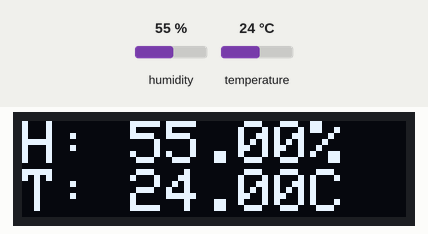
Simulated run of this sketch. Board: ESP32. On the bench: 128×32 one-colour display. The inputs (shaded band) are chosen by the test bench; at power-on: temperature 24 °C, humidity 55 %. WiFi joins after 1.5 s; servers stay silent unless stated; no MQTT or app messages arrive unless stated; what the sketch prints to the serial monitor is not drawn.

Above: at 2.4 s.
2.5 s: temperature set to 28 °C
At 5.2 s:
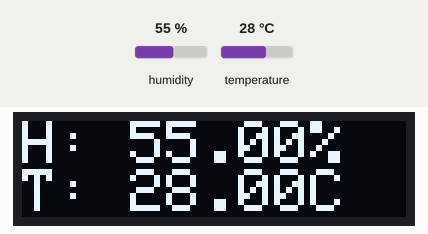
5.6 s: humidity set to 22 %
At 6.7 s:
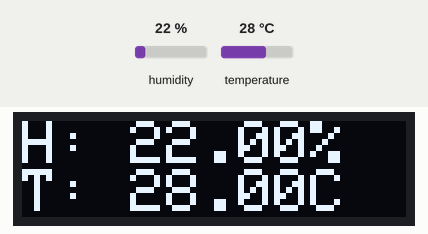
9.1 s: humidity set to 40 %
At 10.9 s:
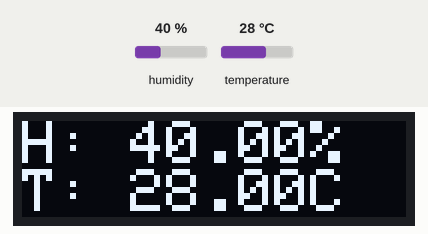
11.7 s: temperature set to 12 °C
At 12.7 s:
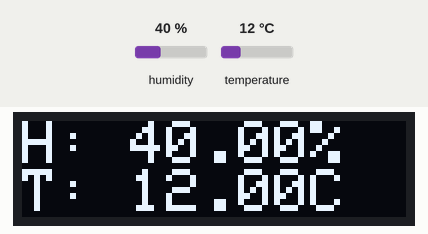
Timing chart, 0 to 14.7 s (numbered marks = the images above; inputs shaded):
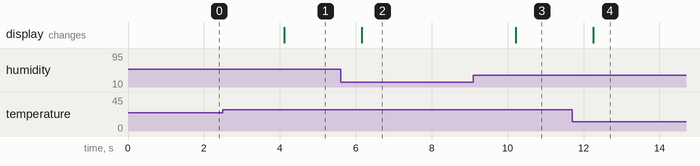

Measured:
- after the input at 2.5 s, the display: changes after 1.6 s (image 1)
- after the input at 5.6 s, the display: changes after 0.55 s (image 2)
- after the input at 9.1 s, the display: changes after 1.1 s (image 3)
- after the input at 11.7 s, the display: changes after 0.56 s (image 4)

The sketch:

LCD_Temperature_MQTT_Fan.ino
```cpp
#include "DHT.h"
#include <SPI.h>
#include <Wire.h>
#include <Adafruit_GFX.h>
#include <Adafruit_SSD1306.h>

#include <WiFi.h>
extern "C" {
  #include "freertos/FreeRTOS.h"
  #include "freertos/timers.h"
}
#include <AsyncMqttClient.h>

#define DHTPIN 26
#define DHTTYPE DHT22   // DHT 22 如果用的是DHT22，就用這行
DHT dht(DHTPIN, DHTTYPE);


#define SCREEN_WIDTH 128 // OLED display width, in pixels
#define SCREEN_HEIGHT 32 // OLED display height, in pixels
#define OLED_RESET     -1 // Reset pin # (or -1 if sharing Arduino reset pin)
#define SCREEN_ADDRESS 0x3C ///< See datasheet for Address; 0x3D for 128x64, 0x3C for 128x32
Adafruit_SSD1306 display(SCREEN_WIDTH, SCREEN_HEIGHT, &Wire, OLED_RESET);

#define NUMFLAKES     10 // Number of snowflakes in the animation example

#define LOGO_HEIGHT   16
#define LOGO_WIDTH    16

//------------------------------
//replace with your network credentials
#define WIFI_SSID "ILKiyohime"
#define WIFI_PASSWORD "ILKiyohime"

// Raspberry Pi Mosquitto MQTT Broker
#define MQTT_HOST IPAddress(140, 136, 151, 74)
#define MQTT_PORT 1883

//MQTT Topics
#define MQTT_Control "esp32/Control"

#define POWER 17
int timeCounter = 0;
boolean autoMode = 1;
int tempLimit = 28;

AsyncMqttClient mqttClient;
TimerHandle_t mqttReconnectTimer;
TimerHandle_t wifiReconnectTimer;

void connectToWifi() {
  Serial.println("Connecting to Wi-Fi...");
  WiFi.begin(WIFI_SSID, WIFI_PASSWORD);
}

void connectToMqtt() {
  Serial.println("Connecting to MQTT...");
  mqttClient.connect();
}

void WiFiEvent(WiFiEvent_t event) {
  Serial.printf("[WiFi-event] event: %dn", event);
  switch(event) {
    case SYSTEM_EVENT_STA_GOT_IP:
      Serial.println("WiFi connected");
      Serial.println("IP address: ");
      Serial.println(WiFi.localIP());
      connectToMqtt();
      break;
    case SYSTEM_EVENT_STA_DISCONNECTED:
      Serial.println("WiFi lost connection");
      xTimerStop(mqttReconnectTimer, 0); // ensure we don't reconnect to MQTT while reconnecting to Wi-Fi
      xTimerStart(wifiReconnectTimer, 0);
      break;
  }
}

void onMqttConnect(bool sessionPresent) {
  Serial.println("Connected to MQTT.");
  Serial.print("Session present: ");
  Serial.println(sessionPresent);

  uint16_t packetIdSub = mqttClient.subscribe(MQTT_Control, 2);
  Serial.print("Subscribing at QoS 2, packetId: ");
  Serial.println(packetIdSub);
}


void onMqttDisconnect(AsyncMqttClientDisconnectReason reason) {
  Serial.println("Disconnected from MQTT.");
  if (WiFi.isConnected()) {
    xTimerStart(mqttReconnectTimer, 0);
  }
}

void onMqttSubscribe(uint16_t packetId, uint8_t qos) {
  Serial.println("Subscribe acknowledged.");
  Serial.print("  packetId: ");
  Serial.println(packetId);
  Serial.print("  qos: ");
  Serial.println(qos);
}
void onMqttUnsubscribe(uint16_t packetId) {
  Serial.println("Unsubscribe acknowledged.");
  Serial.print("  packetId: ");
  Serial.println(packetId);
}


void onMqttMessage(char* topic, char* payload, AsyncMqttClientMessageProperties properties, size_t len, size_t index, size_t total) {
  Serial.println("\n Publish received.");
  Serial.print("topic: ");
  Serial.println(topic);
  String messageTemp;
  for (int i = 0; i < len; i++) {
    messageTemp += (char)payload[i];
  }
    Serial.print("Message: ");
    Serial.println(messageTemp);

  if (messageTemp == "ON"){
  autoMode=0;
  digitalWrite(POWER, HIGH);
  Serial.println("Power is now ON!");
  publishData("esp32/State","ON");
  }else if(messageTemp == "OFF"){
  autoMode=0;
  digitalWrite(POWER, LOW);
  Serial.println("Power is now OFF");
  publishData("esp32/State","OFF");
  }else if(messageTemp == "AUTO"){
  autoMode=1;
  Serial.println("Power is AUTO");
  publishData("esp32/State","AUTO");
  }
}

void publishData(char* topic,char* data){
  Serial.println("Publishing data");
  uint16_t packetId = mqttClient.publish(topic, 1, true, data);
  Serial.print("Publish done, packetId: ");
  Serial.println(packetId);
}
void setup() {
  Serial.begin(115200);
  pinMode(POWER, OUTPUT);

  mqttReconnectTimer = xTimerCreate("mqttTimer", pdMS_TO_TICKS(2000), pdFALSE, (void*)0, reinterpret_cast<TimerCallbackFunction_t>(connectToMqtt));
  wifiReconnectTimer = xTimerCreate("wifiTimer", pdMS_TO_TICKS(2000), pdFALSE, (void*)0, reinterpret_cast<TimerCallbackFunction_t>(connectToWifi));

  WiFi.onEvent(WiFiEvent);

  mqttClient.onConnect(onMqttConnect);
  mqttClient.onDisconnect(onMqttDisconnect);
  mqttClient.onSubscribe(onMqttSubscribe);
  mqttClient.onUnsubscribe(onMqttUnsubscribe);
  mqttClient.onMessage(onMqttMessage);
  mqttClient.setServer(MQTT_HOST, MQTT_PORT);
  connectToWifi();

  dht.begin();
  // SSD1306_SWITCHCAPVCC = generate display voltage from 3.3V internally
  if(!display.begin(SSD1306_SWITCHCAPVCC, SCREEN_ADDRESS)) {
    Serial.println(F("SSD1306 allocation failed"));
    for(;;); // Don't proceed, loop forever
  }

  display.clearDisplay();
  timeCounter=0;
}
char tmp[8];
void loop(){

  float h = dht.readHumidity();   //取得濕度
  float t = dht.readTemperature();  //取得溫度C

  //顯示在監控視窗裡
  Serial.print("Humidity: ");
  Serial.print(h);
  Serial.print(" %\t");
  Serial.print("Temperature: ");
  Serial.print(t);
  Serial.println(" *C ");

  display.clearDisplay();
  display.setTextSize(2);
  display.setTextColor(SSD1306_WHITE);
  display.setCursor(0,0);
  display.print(F("H: "));
  display.print(h);
  display.println(F("%"));
  display.print(F("T: "));
  display.print(t);
  display.print(F("C"));
  display.display();
  if(autoMode){
    if(t>=tempLimit){
        digitalWrite(POWER, HIGH);
  Serial.println("Power is now ON!");
  publishData("esp32/State","ON");
    }else{

  digitalWrite(POWER, LOW);
  Serial.println("Power is now OFF");
  publishData("esp32/State","OFF");
    }
  }

  if(timeCounter%10==0){
    dtostrf(h, 2, 2, tmp);
    publishData("esp32/Humidity",tmp);
    dtostrf(t, 2, 2, tmp);
    publishData("esp32/Temperature",tmp);
  }
  delay(1000);
  if(timeCounter>=86400)
    timeCounter=0;
  else
    timeCounter++;
}
```
